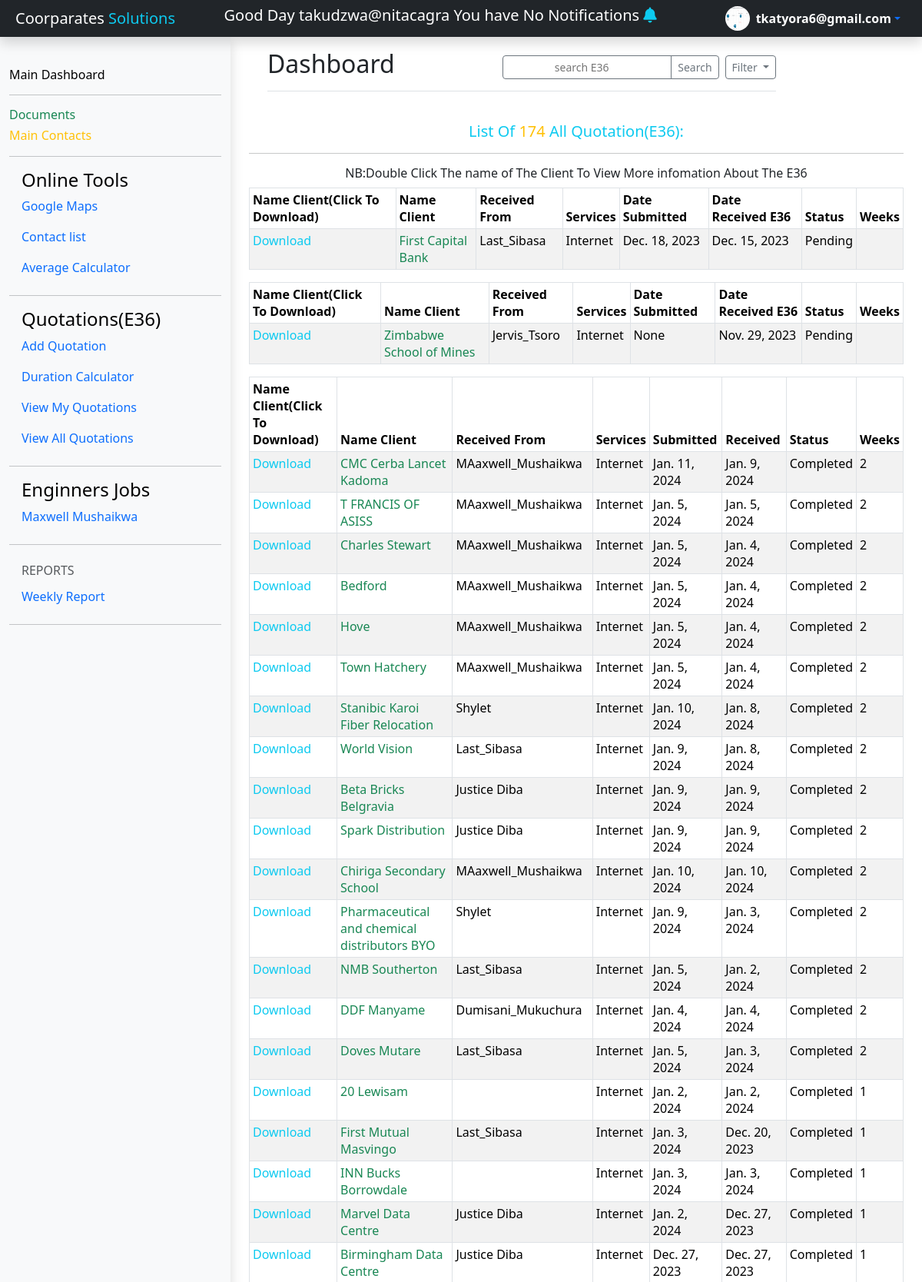
The page /dashboard/ViewQuotation (signed in, upper part) on the database its author committed.
### e36/models.py (models this page shows, shortened)
class Quotation(models.Model):
	name = [('Internet','Internet'),('VPN','VPN')]
	status = [('Completed','Completed'),('Pending','Pending')]
	responsible = [('Dumisani_Mukuchura','Dumisani Mukuchura'),('Jervis_Tsoro','Jervis Tsoro'),('Shylet','Shylet'),('Godwin_Makara','Godwin Makara'),('MAaxwell_Mushaikwa','Maxwell Mushaikwa '),
				('Last_Sibasa','Last Sibasa'),('Justice Diba','Justice Diba'),('Christine Mariwo','Christine Mariwo')]
	File = models.FileField(_("E36"), upload_to='', max_length=100,null=True)
	NameClient = models.CharField(max_length=50,null=True,blank=True)
	Total = models.DecimalField(_("Total"), max_digits=10, decimal_places=2,null=True,blank=True)
	Status = models.CharField( max_length=50,choices=status,null = True)
	Type = models.CharField(max_length=50,null=True,blank=True,choices=name)
	DateReceived=models.DateField(null=True, auto_now=False, auto_now_add=False )
	DateSubmited= models.DateField(null=True, auto_now=False, auto_now_add=False,blank =True,default=timezone.now)
	TimeRecived = models.TimeField(_("Time Received"), auto_now=False, auto_now_add=False, null=True,blank=True)
	TimeSubmitted = models.TimeField(_("TimeSubmited"), auto_now=False, auto_now_add=False ,blank =True,null=True,default=defaulttime)
	created = models.DateTimeField(_("created at"), auto_now=True, auto_now_add=False ,null=True)
	updated = models.DateTimeField(null=True,auto_now=False,auto_now_add=True)
	Receivedfrom = models.CharField(_("Name of te Enginner WhomGive you The E36"),choices=responsible ,max_length=50,blank=True)
	comments = models.TextField(_("Comments"),null =True,blank=True)
	WeekReport = models.IntegerField(_( "Weekly report"),blank=True,null=True)
	created_by = models.ForeignKey(User,  on_delete=models.CASCADE ,null=True,blank=True)
	image = models.ImageField(upload_to = 'picture' ,null=True, blank = True)
	@property
	def FileUrl(self):
		try:
			url = self.File.url
		except:
				url = ''
		return url
	class meta:
		ordering = ('-created',)

### e36/views.py (the view)
# urls.py: path('ViewQuotation',views.ViewQoute , name='viewE36'),
@login_required(login_url='sign_in')
def ViewQoute(request):
    content ={}
    content ={
      'E36':E36,
      'count':count
   }
    return render(request,'viewQoute.html',content)

### Templates/viewQoute.html (shortened to what this page needs)
{% extends 'dashboard.html' %}
 {%block content%}
 {%load static%}
 {% load crispy_forms_tags %}
<head>
</head>
<body>
<main class="col-md-9 col-lg-10 align-content-center px-md-4"
     style="width: 75%">
     <main class="col-md-9  col-lg-10 px-md-4">
      <div class="d-flex justify-content-between flex-wrap flex-md-nowrap align-items-center pt-3 pb-2 mb-3 border-bottom">
        <h1 class="h2">Dashboard</h1>
        <div class="btn-toolbar mb-2 mb-md-0">
          <div class="btn-group me-2">
            <input type="search"  placeholder="search E36" class="btn btn-sm btn-outline-secondary"></input>
            <button type="button" class="btn btn-sm btn-outline-secondary"><a class="nav-link " href="{% url 'search' %}">Search</a></button>
          </div>
          <button type="button" class="btn btn-sm btn-outline-secondary dropdown-toggle">
            Filter
          </button>
        </div>
      </div>
  </main>
          <div class=" text-start mt-1"
          >
          <br>
              <div class=" text-center">
                <h5  class=" text-info">List Of <span class="text-warning  fs-5">{{count}}</span>  All Quotation(E36): </h5> <hr>
                  <h6>NB:Double Click The name of The Client To View More infomation About The E36</h6>
              </div>
           {% for data  in E36 %}
            {%if data.Status == 'Pending'%}
        <table class="table table-bordered table-striped table-sm">
          <thead>
            <tr class="bg-warning">
              <th scope="col">Name Client(Click To Download)</th>
              <th scope="col">Name Client</th>
              <th scope="col">Received From </th>
              <th scope="col">Services</th>
               <th scope="col">Date Submitted</th>
              <th scope="col">Date Received E36</th>
              <th scope="col">Status</th>
              <th scope="col">Weeks</th>
            </tr>
          </thead>
          <tbody>
            <tr >
              <td><a class="nav-link .navs-link fs-6 text-info" href="{{data.FileUrl}}">Download</a></td>
              <td  ><a class="text-success nav-link navs-link fs-6" href="{% url 'DetailedE36' data.id %}">{{data.NameClient}}</a></td>
              <td >{{data.Receivedfrom}}</td>
              <td>{{data.Type}}</td>
              <td>{{data.DateSubmited}}</td>
              <td>{{data.DateReceived}} </td>
              <td>{{data.Status}}</td>
               <td></td>
              {%endif%}
            </tr>
            {%endfor%}
          </tbody>
        </table>
        <table class="table table-bordered table-striped table-sm">
          <thead>
            <tr class="bg-info">
              <th scope="col">Name Client(Click To Download)</th>
              <th scope="col">Name Client</th>
              <th scope="col">Received From </th>
              <th scope="col">Services</th>
               <th scope="col">Submitted</th>
              <th scope="col">Received</th>
              <th scope="col">Status</th>
              <th scope="col">Weeks</th>
            </tr>
          </thead>
          <tbody>
            {% for data  in E36 %}
            {%if data.Status == 'Completed'%}
            <tr >
              <td><a class="nav-link .navs-link fs-6 text-info" href="{{data.FileUrl}}">Download</a></td>
              <td  ><a class="text-success nav-link navs-link fs-6" href="{% url 'DetailedE36' data.id %}">{{data.NameClient}}</a></td>
              <td >{{data.Receivedfrom}}</td>
              <td>{{data.Type}}</td>
              <td>{{data.DateSubmited}}</td>
              <td>{{data.DateReceived}} </td>
              <td>{{data.Status}}</td>
               <td>{{data.WeekReport}}</td>
              {%endif%}
            </tr>
            {%endfor%}
          </tbody>
        </table>
          </div>
          <br>
          <br>
 </main>
</body>
{%endblock content%}

### Templates/dashboard.html (shortened to what this page needs)
{% include 'style.html'%}
{%load static %}
  <body>
    <header
      class="navbar navbar-dark sticky-top bg-dark flex-md-nowrap p-1   shadow">
      <a href=""
              class="navbar-brand col-md-3 col-lg-2 me-0 px-3 fs-5">
           Coorparates  <span class="text-info">Solutions</span></a >
       <p class="lead  h6 text-white">Good Day {{user.username}} You have <span>No</span> Notifications <i class="fa fa-bell text-info" aria-hidden="true"></i>
        </p>
     <div class="dropdown me-4">
              <a
                href="#"
                class="d-flex align-items-center text-blue text-decoration-none dropdown-toggle"
                data-bs-toggle="dropdown"
                aria-expanded="false"
              >
                <img
                  src=" {% static '../static/Images/Capture.PNG'%}"
                  alt="profilepicture"
                  width="32"
                  height="32"
                  class="rounded-circle me-2"
                />
                <strong class="text-white">{{user.email}}</strong>
              </a>
            </div>
    </header>
    <div class="container-fluid">
  <div class="row">
    <nav id="sidebarMenu" class="col-md-3 col-lg-2 d-md-block bg-light shadow  sidebar collapse" style='width: 25%'>
      <div class="position-sticky pt-3 sidebar-sticky">
        <br>
        <a class="nav-link h5 text-black" href="{% url 'dashboard' %}">
             Main Dashboard
            </a>
            <hr>
            <a class="nav-link h5 text-success" href="{% url 'viewDocuments' %}">
             Documents
            </a>
            <a class="nav-link h5 text-warning" href="{% url 'contacts' %}">
             Main Contacts
            </a>
            <hr>
            <span class="h4 ms-3 text-center mt-5 text-black fs-italic">Online Tools</span>
            <ul class="nav flex-column">
              <li class="nav-item ">
                <a class="nav-link " href="https://www.google.com/maps/@-18.9884743,32.6390483,15z?entry=ttu" target="_blank" rel="noopener noreferrer">
                  Google Maps
                 </a>
                 <a class="nav-link " href="https://docs.google.com/spreadsheets/d/10Sn2sktMi2h3AAVZEQxKjZ0aTvrGIWslI8G_AfQADmo/edit#gid=150340438"  target="_blank" rel="noopener noreferrer">
                  Contact list
                 </a>
                 <a class="nav-link " href="https://docs.google.com/spreadsheets/d/10Sn2sktMi2h3AAVZEQxKjZ0aTvrGIWslI8G_AfQADmo/edit#gid=526017449"  target="_blank" rel="noopener noreferrer">
                  Average Calculator
                 </a>
              </li>
            </ul>
            <hr>
        <span class="h4 ms-3 text-center mt-5 text-black fs-italic">Quotations(E36)</span>
        <ul class="nav flex-column">
          <li class="nav-item ">
            <a class="nav-link " href="{% url 'addE36' %}">
             Add Quotation
            </a>
            <a class="nav-link " href="https://docs.google.com/spreadsheets/d/10Sn2sktMi2h3AAVZEQxKjZ0aTvrGIWslI8G_AfQADmo/edit#gid=526017449"  target="_blank" rel="noopener noreferrer">
            Duration Calculator
            </a>
            <a class="nav-link " href="{% url 'viewMyE36' %}">
             View  My Quotations
            </a>
              <a class="nav-link " href="{% url 'viewE36' %}">
             View All Quotations
            </a>
          </li>
        </ul>
        <hr>
        <span class="h4 ms-3 text-center mt-5 text-black fs-italic">Enginners Jobs</span>
            <ul class="nav flex-column">
              <li class="nav-item ">
                <a class="nav-link " href="https://docs.google.com/spreadsheets/d/10Sn2sktMi2h3AAVZEQxKjZ0aTvrGIWslI8G_AfQADmo/edit#gid=1469839642" target="_blank" rel="noopener noreferrer">
                  Maxwell Mushaikwa
                 </a>
              </li>
            </ul>
            <hr>
        <h6 class="sidebar-heading d-flex justify-content-between align-items-center px-3 mt-4 mb-1 text-muted text-uppercase">
          <span>Reports</span>
        </h6>
        <ul class="nav flex-column mb-2">
          <li class="nav-item">
            <a class="nav-link "  href="{% url 'weekly' %}">
              Weekly Report
            </a>
          </li>
        </ul>
        <hr>
      </div>
    </nav>
    {% block content %} {% endblock content %}
  </body>
</html>

### Templates/style.html (shortened to what this page needs)
{%load static %}
<html lang="en">
  <head>
    <link href="https://cdn.jsdelivr.net/npm/bootstrap@5.3.1/dist/css/bootstrap.min.css" rel="stylesheet"
>
   <link rel="stylesheet" href="../static/node_modules/bootstrap/dist/css/bootstrap.min.css">
    <link
      rel="stylesheet"
      href="https://cdnjs.cloudflare.com/ajax/libs/font-awesome/6.1.2/css/fontawesome.min.css"
    />
    <link
      rel="stylesheet"
      href="https://cdnjs.cloudflare.com/ajax/libs/font-awesome/6.1.2/css/all.min.css"
    />
    <link
      rel="stylesheet"
      href="https://cdnjs.cloudflare.com/ajax/libs/font-awesome/6.1.2/css/brands.min.css"
    />
    <link
      rel="stylesheet"
      href="https://cdnjs.cloudflare.com/ajax/libs/font-awesome/6.1.2/css/fontawesome.min.css"
    />
  </head>
</html>

### rows shown on the page
Quotation: NameClient "First Capital Bank", Receivedfrom "Last_Sibasa", Type "Internet", DateSubmited "Dec. 18, 2023", DateReceived "Dec. 15, 2023", Status "Pending"
Quotation: NameClient "Zimbabwe School of Mines", Receivedfrom "Jervis_Tsoro", Type "Internet", DateSubmited "None", DateReceived "Nov. 29, 2023", Status "Pending"
Quotation: NameClient "CMC Cerba Lancet Kadoma", Receivedfrom "MAaxwell_Mushaikwa", Type "Internet", DateSubmited "Jan. 11, 2024", DateReceived "Jan. 9, 2024", Status "Completed", WeekReport "2"
Quotation: NameClient "T FRANCIS OF ASISS", Receivedfrom "MAaxwell_Mushaikwa", Type "Internet", DateSubmited "Jan. 5, 2024", DateReceived "Jan. 5, 2024", Status "Completed", WeekReport "2"
Quotation: NameClient "Charles Stewart", Receivedfrom "MAaxwell_Mushaikwa", Type "Internet", DateSubmited "Jan. 5, 2024", DateReceived "Jan. 4, 2024", Status "Completed", WeekReport "2"
Quotation: NameClient "Bedford", Receivedfrom "MAaxwell_Mushaikwa", Type "Internet", DateSubmited "Jan. 5, 2024", DateReceived "Jan. 4, 2024", Status "Completed", WeekReport "2"
Quotation: NameClient "Hove", Receivedfrom "MAaxwell_Mushaikwa", Type "Internet", DateSubmited "Jan. 5, 2024", DateReceived "Jan. 4, 2024", Status "Completed", WeekReport "2"
Quotation: NameClient "Town Hatchery", Receivedfrom "MAaxwell_Mushaikwa", Type "Internet", DateSubmited "Jan. 5, 2024", DateReceived "Jan. 4, 2024", Status "Completed", WeekReport "2"
Quotation: NameClient "Stanibic Karoi Fiber Relocation", Receivedfrom "Shylet", Type "Internet", DateSubmited "Jan. 10, 2024", DateReceived "Jan. 8, 2024", Status "Completed", WeekReport "2"
Quotation: NameClient "World Vision", Receivedfrom "Last_Sibasa", Type "Internet", DateSubmited "Jan. 9, 2024", DateReceived "Jan. 8, 2024", Status "Completed", WeekReport "2"
Quotation: NameClient "Beta Bricks Belgravia", Receivedfrom "Justice Diba", Type "Internet", DateSubmited "Jan. 9, 2024", DateReceived "Jan. 9, 2024", Status "Completed", WeekReport "2"
Quotation: NameClient "Spark Distribution", Receivedfrom "Justice Diba", Type "Internet", DateSubmited "Jan. 9, 2024", DateReceived "Jan. 9, 2024", Status "Completed", WeekReport "2"
Quotation: NameClient "Chiriga Secondary School", Receivedfrom "MAaxwell_Mushaikwa", Type "Internet", DateSubmited "Jan. 10, 2024", DateReceived "Jan. 10, 2024", Status "Completed", WeekReport "2"
Quotation: NameClient "Pharmaceutical and chemical distributors BYO", Receivedfrom "Shylet", Type "Internet", DateSubmited "Jan. 9, 2024", DateReceived "Jan. 3, 2024", Status "Completed", WeekReport "2"
Quotation: NameClient "NMB Southerton", Receivedfrom "Last_Sibasa", Type "Internet", DateSubmited "Jan. 5, 2024", DateReceived "Jan. 2, 2024", Status "Completed", WeekReport "2"
Quotation: NameClient "DDF Manyame", Receivedfrom "Dumisani_Mukuchura", Type "Internet", DateSubmited "Jan. 4, 2024", DateReceived "Jan. 4, 2024", Status "Completed", WeekReport "2"
Quotation: NameClient "Doves Mutare", Receivedfrom "Last_Sibasa", Type "Internet", DateSubmited "Jan. 5, 2024", DateReceived "Jan. 3, 2024", Status "Completed", WeekReport "2"
Quotation: NameClient "20 Lewisam", Type "Internet", DateSubmited "Jan. 2, 2024", DateReceived "Jan. 2, 2024", Status "Completed", WeekReport "1"
Quotation: NameClient "First Mutual Masvingo", Receivedfrom "Last_Sibasa", Type "Internet", DateSubmited "Jan. 3, 2024", DateReceived "Dec. 20, 2023", Status "Completed", WeekReport "1"
Quotation: NameClient "INN Bucks Borrowdale", Type "Internet", DateSubmited "Jan. 3, 2024", DateReceived "Jan. 3, 2024", Status "Completed", WeekReport "1"
Quotation: NameClient "Marvel Data Centre", Receivedfrom "Justice Diba", Type "Internet", DateSubmited "Jan. 2, 2024", DateReceived "Dec. 27, 2023", Status "Completed", WeekReport "1"
Quotation: NameClient "Birmingham Data Centre", Receivedfrom "Justice Diba", Type "Internet", DateSubmited "Dec. 27, 2023", DateReceived "Dec. 27, 2023", Status "Completed", WeekReport "1"

### other values the page prints
{{ user.username }} "takudzwa@nitacagra"
{{ user.email }} "tkatyora6@gmail.com"
{{ count }} "174"
